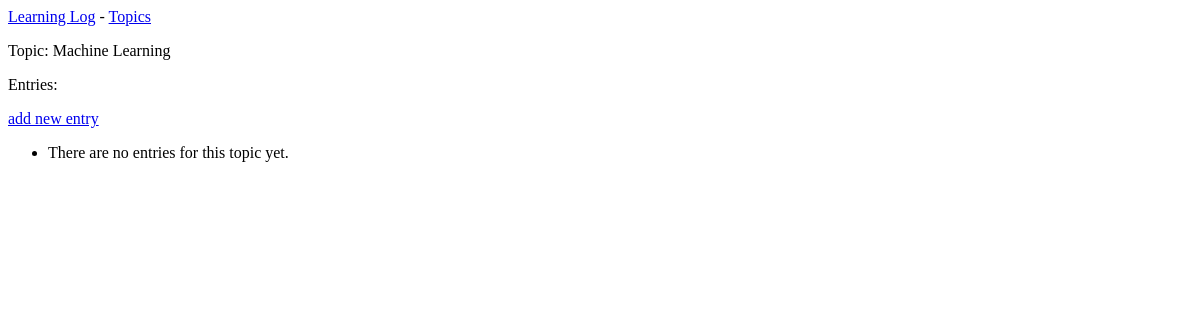
Before: /topics/3/ with the older database file.
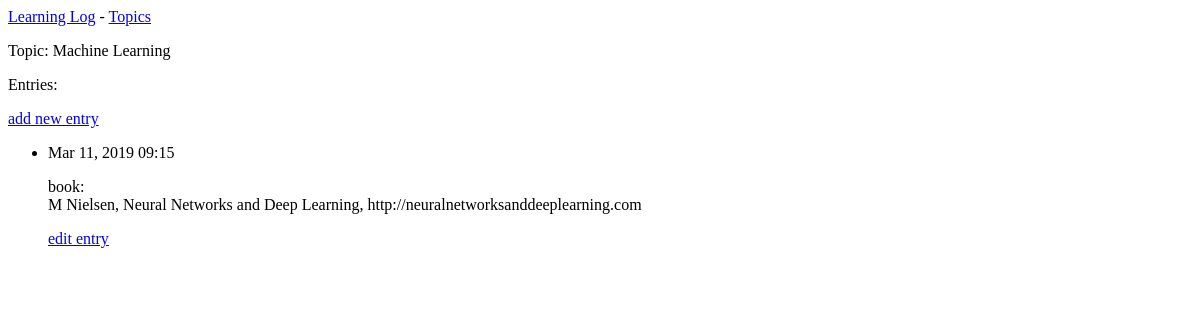
After: the same page with the newer database file.
### learning_logs/models.py (models this page shows, shortened)
class Topic(models.Model):
    text = models.CharField(max_length=200)
    date_added = models.DateTimeField(auto_now_add=True)
    def __str__(self):
        return self.text

class Entry(models.Model):
    topic = models.ForeignKey(Topic, on_delete=models.DO_NOTHING,)
    text = models.TextField()
    date_added = models.DateTimeField(auto_now_add=True)
    class Meta:
        verbose_name_plural = 'entries'

### learning_logs/views.py (the view)
# urls.py: url(r'^topics/(?P<topic_id>\d+)/$', views.topic, name='topic'),
def topic(request, topic_id):
    topic = Topic.objects.get(id=topic_id)
    entries = topic.entry_set.order_by('-date_added')
    context = {'topic': topic, 'entries': entries}
    return render(request, 'learning_logs/topic.html', context)

### learning_logs/templates/learning_logs/topic.html
{% extends 'learning_logs/base.html' %}
{% block content %}
  <p>Topic: {{ topic }}</p>
  <p>Entries:</p>
  <p>
      <a href="{% url 'learning_logs:new_entry' topic.id %}">add new entry</a>
  </p>
  <ul>
  {% for entry in entries %}
    <li>
        <p>{{ entry.date_added|date:'M d, Y H:i' }}</p>
        <p>{{ entry.text|linebreaks }}</p>
        <p>
            <a href="{% url 'learning_logs:edit_entry' entry.id %}">edit entry</a>
        </p>
    </li>
  {% empty %}
    <li>
        There are no entries for this topic yet.
    </li>
  {% endfor %}
  </ul>
{% endblock content %}

### learning_logs/templates/learning_logs/base.html
<p>
  <a href="{% url 'learning_logs:index' %}">Learning Log</a> -
  <a href="{% url 'learning_logs:topics' %}">Topics</a>
</p>
{% block content %}{% endblock content %}

Changed rows visible on the page:
added Entry: date_added "Mar 11, 2019 09:15", text "book: M Nielsen, Neural Networks and Deep Learning, http://neuralnetworksanddeeplearning.com"
Other visible differences:
text no longer shown: "There are no entries for this topic yet."
